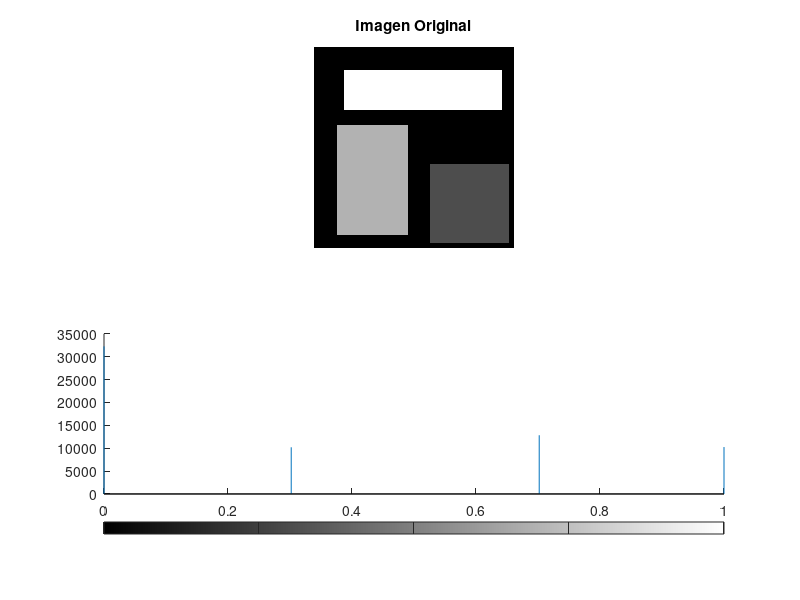
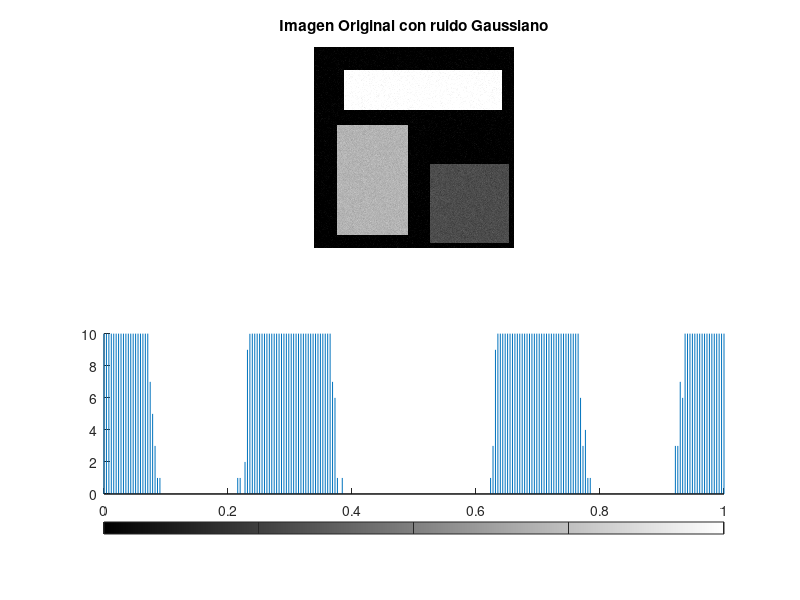
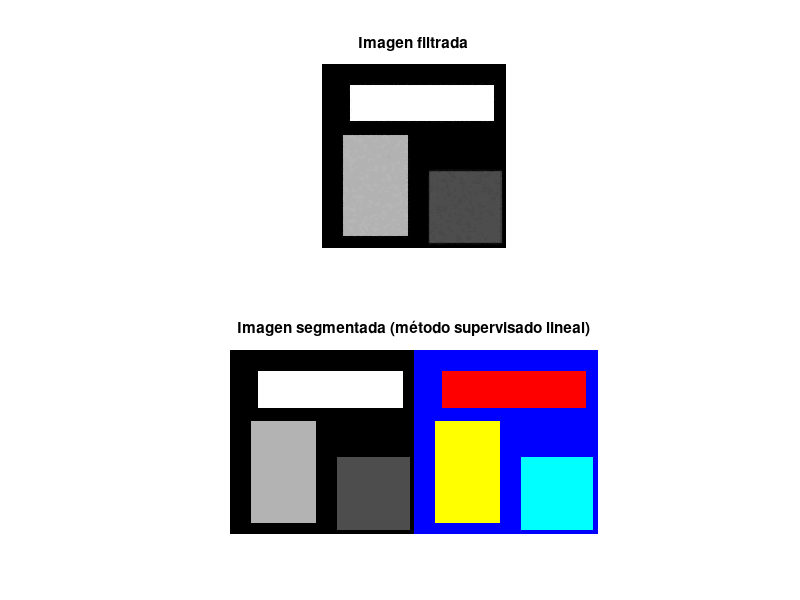

MATLAB code to generate these figures, in order: (Note: this script raises an error after producing the figures.)
%% *Vision Artificial. GIEC.*
%% Tema 3: ejercicio 01-a 
%% *Segmentaci�n supervisada lineal, mediante umbral(es) global(es)*
%  
% 
% El objetivo de este ejercicio es segmentar de forma supervisada los distintos 
% objetos de una imagen. Observando el histograma se localizar�n de forma supervisada 
% los umbrales para quedarse �nicamente con los objetos de inter�s. 
% 
% Ejecute el siguiente ejemplo:
% 
% *  Cree una  imagen (toda a nivel negro)

BW = zeros(256,256);
%% 
% * Cree tres objetos rectangulares dentro de la imagen

BW(30:80,40:240) = 1; %Crea rectangulo blanco dentro de BW
BW(100:240,30:120) = 0.7; %Crea rectangulo gris claro dentro de BW
BW(150:250,150:250) = 0.3; %Crea cuadrado gris oscuro dentro de BW

figure;
subplot(2,1,1);imshow(BW);
title('Imagen Original');
subplot(2,1,2);imhist(BW);
%% 
% * A�ada ruido gausiano de media *m=0* y varianza *var_gauss=0,005*

m = 0; % media
var_gauss = 0.0005; % varianza
BW_N=imnoise(BW,'gaussian', m, var_gauss);

figure;
subplot(2,1,1);imshow(BW_N); 
title('Imagen Original con ruido Gaussiano');
subplot(2,1,2);imhist(BW_N);
%% 
% * Aplique un filtrado a la imagen con ruido


BW_K=wiener2(BW_N,[5 5]); %Filtra la imagen

figure;
subplot(2,1,1);
imshow(BW_K); 
title('Imagen filtrada');
subplot(2,1,2);imhist(BW_K);
%% 
% * Calcule y muestre el histograma de la imagen con ruido y filtrada


nBin = 256;
imhist(BW_K,nBin);
ylim([0 2000])
xlabel('niveles de gris');
ylabel('Nº de píxeles');
%% 
% Utilizando un único umbral NO se pueden segmentar todos los objetos.

thresh = [0.15, 0.5, 0.85]; % vector de umbrales
BW_seg = imquantize(BW,thresh); % Segmenta la imagen utilizando los umbrales indicados en thresh
RGB_seg = label2rgb(BW_seg); % Convierte la imagen segmentada en una imagen en color usando: label2rgb   
imshowpair(BW,RGB_seg,'montage')   
title('Imagen segmentada (método supervisado lineal)');
%% 
% Se pide:
% 
% # Cuantos umbrales son necesarios para segmentar *todos* los objetos de la 
% imagen?
%--------------------------------------------------------------------------
% Se necesitan 3 umbrales --> generan 4 zonas
%--------------------------------------
% # Estime los niveles de umbral (|*thresh|*) necesarios para segmentar todos 
% los objetos de la imagen y representelos con distintos colores.
%--------------------------------------------------------------------------
% 1: 0.15
% 2: 0.5
% 3: 0.85
%--------------------------------------
% # Cambie el valor de la varianza del ruido (|*var_gauss|*) y comente el resultado 
% de la segmentación para distintos valores de la varianza con y sin filtrado 
% (|*wiener2|*).
%--------------------------------------------------------------------------
% Cuanto mayor el la varianza más juntas están las campanas de gauss creads
% El filtro hace que la separación entre ellas aumente
%--------------------------------------
% # Utilice el siguiente código para cargar una nueva imagen (que comprueba 
% el formato y lo cambia si es necesario), realice la segmentación supervisada 
% lineal y comente el resultado.
%%
filename = '/Users/mrblissfulgrin/Documents/UAH_2019_2020/VISION_ARTIFICIAL/imagenes_clase/barco.jpg'; %'flowers.tif'; %'gantrycrane.png';
info = imfinfo(filename);
if strcmp(info.ColorType,'indexed')
    [X,map] = imread(filename);
    I = ind2gray(X,map);
elseif strcmp(info.ColorType,'truecolor')
    rgb=imread(filename);
    I=rgb2gray(rgb);
else
    I=imread(filename);
end
% Mostrar la imagen y su histogramas
figure('Name', 'HIST');
subplot(2,1,1);imshow(I);
subplot(2,1,2);imhist(I);

% Segmentación
thresh = [80,180];
I_seg = imquantize(I,thresh);
RGB_seg = label2rgb(I_seg);
figure('Name', 'SEG');
imshowpair(I,RGB_seg,'montage')   
title('Imagen segmentada (método supervisado lineal)');

% La segmentación produce muy malos resultados pues los colores de los
% objetos que deseamos segmentar se confunden con los del fondo, comparten
% niveles de gris por lo que solo con ellos no los podemos diferenciar.
